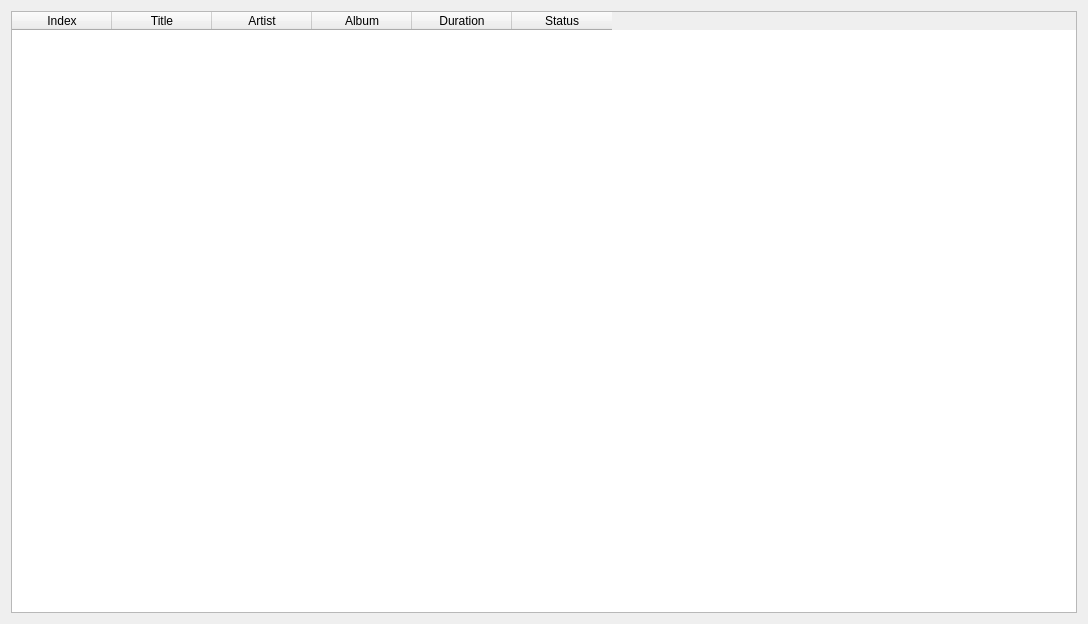
<?xml version="1.0" encoding="UTF-8"?>
<ui version="4.0">
 <class>Playlist</class>
 <widget class="QWidget" name="Playlist">
  <property name="geometry">
   <rect>
    <x>0</x>
    <y>0</y>
    <width>1088</width>
    <height>624</height>
   </rect>
  </property>
  <property name="windowTitle">
   <string>Form</string>
  </property>
  <layout class="QFormLayout" name="formLayout">
   <item row="0" column="0" colspan="2">
    <widget class="QTableWidget" name="tableWidget">
     <property name="editTriggers">
      <set>QAbstractItemView::NoEditTriggers</set>
     </property>
     <property name="dragEnabled">
      <bool>true</bool>
     </property>
     <property name="selectionBehavior">
      <enum>QAbstractItemView::SelectRows</enum>
     </property>
     <property name="showGrid">
      <bool>false</bool>
     </property>
     <property name="sortingEnabled">
      <bool>true</bool>
     </property>
     <property name="wordWrap">
      <bool>false</bool>
     </property>
     <attribute name="verticalHeaderVisible">
      <bool>false</bool>
     </attribute>
     <attribute name="verticalHeaderMinimumSectionSize">
      <number>13</number>
     </attribute>
     <attribute name="verticalHeaderDefaultSectionSize">
      <number>13</number>
     </attribute>
     <column>
      <property name="text">
       <string>Index</string>
      </property>
     </column>
     <column>
      <property name="text">
       <string>Title</string>
      </property>
     </column>
     <column>
      <property name="text">
       <string>Artist</string>
      </property>
     </column>
     <column>
      <property name="text">
       <string>Album</string>
      </property>
     </column>
     <column>
      <property name="text">
       <string>Duration</string>
      </property>
     </column>
     <column>
      <property name="text">
       <string>Status</string>
      </property>
     </column>
    </widget>
   </item>
  </layout>
 </widget>
 <resources/>
 <connections/>
</ui>
